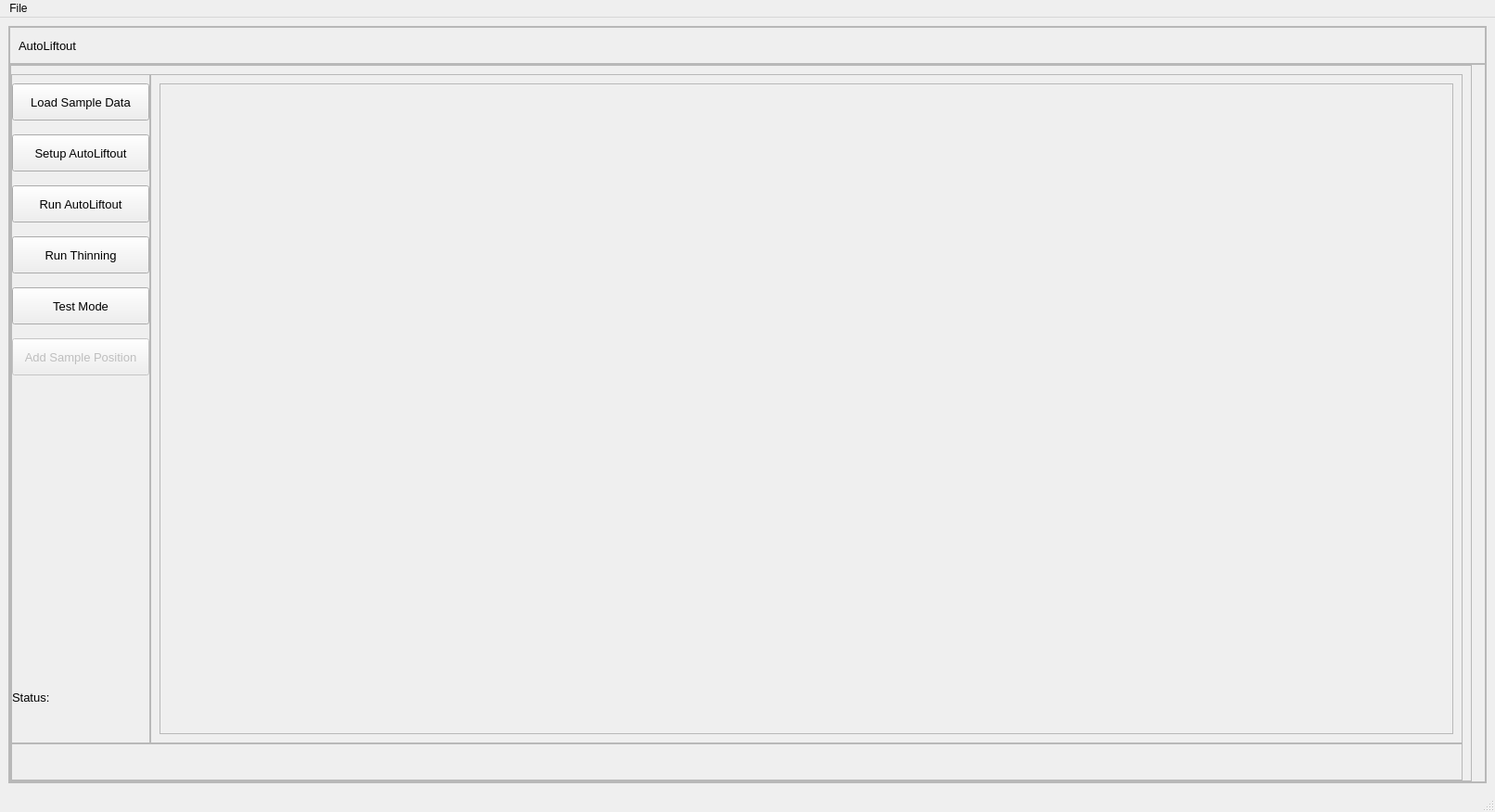
<?xml version="1.0" encoding="UTF-8"?>
<ui version="4.0">
 <class>MainWindow</class>
 <widget class="QMainWindow" name="MainWindow">
  <property name="geometry">
   <rect>
    <x>0</x>
    <y>0</y>
    <width>1612</width>
    <height>876</height>
   </rect>
  </property>
  <property name="minimumSize">
   <size>
    <width>0</width>
    <height>825</height>
   </size>
  </property>
  <property name="maximumSize">
   <size>
    <width>100000</width>
    <height>100000</height>
   </size>
  </property>
  <property name="windowTitle">
   <string>MainWindow</string>
  </property>
  <widget class="QWidget" name="centralwidget">
   <property name="minimumSize">
    <size>
     <width>0</width>
     <height>784</height>
    </size>
   </property>
   <property name="maximumSize">
    <size>
     <width>100000</width>
     <height>100000</height>
    </size>
   </property>
   <layout class="QGridLayout" name="gridLayout_6">
    <item row="0" column="0">
     <widget class="QFrame" name="Frame_Main">
      <property name="sizePolicy">
       <sizepolicy hsizetype="Expanding" vsizetype="Expanding">
        <horstretch>0</horstretch>
        <verstretch>0</verstretch>
       </sizepolicy>
      </property>
      <property name="minimumSize">
       <size>
        <width>0</width>
        <height>0</height>
       </size>
      </property>
      <property name="maximumSize">
       <size>
        <width>100000</width>
        <height>100000</height>
       </size>
      </property>
      <property name="font">
       <font>
        <pointsize>10</pointsize>
       </font>
      </property>
      <property name="frameShape">
       <enum>QFrame::StyledPanel</enum>
      </property>
      <property name="frameShadow">
       <enum>QFrame::Raised</enum>
      </property>
      <layout class="QGridLayout" name="gridLayout_4">
       <property name="leftMargin">
        <number>0</number>
       </property>
       <property name="topMargin">
        <number>0</number>
       </property>
       <property name="rightMargin">
        <number>0</number>
       </property>
       <property name="bottomMargin">
        <number>0</number>
       </property>
       <property name="spacing">
        <number>0</number>
       </property>
       <item row="1" column="0">
        <widget class="QFrame" name="frame_Images">
         <property name="font">
          <font>
           <pointsize>10</pointsize>
          </font>
         </property>
         <property name="frameShape">
          <enum>QFrame::StyledPanel</enum>
         </property>
         <property name="frameShadow">
          <enum>QFrame::Raised</enum>
         </property>
         <layout class="QHBoxLayout" name="horizontalLayout">
          <property name="leftMargin">
           <number>0</number>
          </property>
          <property name="topMargin">
           <number>0</number>
          </property>
          <property name="rightMargin">
           <number>0</number>
          </property>
          <property name="bottomMargin">
           <number>0</number>
          </property>
          <item>
           <widget class="QFrame" name="frame">
            <property name="sizePolicy">
             <sizepolicy hsizetype="Expanding" vsizetype="Expanding">
              <horstretch>0</horstretch>
              <verstretch>0</verstretch>
             </sizepolicy>
            </property>
            <property name="font">
             <font>
              <pointsize>10</pointsize>
             </font>
            </property>
            <property name="frameShape">
             <enum>QFrame::StyledPanel</enum>
            </property>
            <property name="frameShadow">
             <enum>QFrame::Raised</enum>
            </property>
            <layout class="QGridLayout" name="gridLayout_8">
             <property name="leftMargin">
              <number>0</number>
             </property>
             <property name="bottomMargin">
              <number>0</number>
             </property>
             <property name="spacing">
              <number>0</number>
             </property>
             <item row="0" column="0">
              <widget class="QFrame" name="frame_3">
               <property name="sizePolicy">
                <sizepolicy hsizetype="Preferred" vsizetype="Expanding">
                 <horstretch>0</horstretch>
                 <verstretch>0</verstretch>
                </sizepolicy>
               </property>
               <property name="minimumSize">
                <size>
                 <width>150</width>
                 <height>704</height>
                </size>
               </property>
               <property name="maximumSize">
                <size>
                 <width>150</width>
                 <height>100000</height>
                </size>
               </property>
               <property name="frameShape">
                <enum>QFrame::StyledPanel</enum>
               </property>
               <property name="frameShadow">
                <enum>QFrame::Raised</enum>
               </property>
               <layout class="QVBoxLayout" name="verticalLayout">
                <property name="spacing">
                 <number>15</number>
                </property>
                <property name="leftMargin">
                 <number>0</number>
                </property>
                <property name="rightMargin">
                 <number>0</number>
                </property>
                <item>
                 <widget class="QPushButton" name="pushButton_load_sample_data">
                  <property name="minimumSize">
                   <size>
                    <width>0</width>
                    <height>40</height>
                   </size>
                  </property>
                  <property name="text">
                   <string>Load Sample Data</string>
                  </property>
                 </widget>
                </item>
                <item>
                 <widget class="QPushButton" name="pushButton_initialise">
                  <property name="minimumSize">
                   <size>
                    <width>0</width>
                    <height>40</height>
                   </size>
                  </property>
                  <property name="text">
                   <string>Setup AutoLiftout</string>
                  </property>
                 </widget>
                </item>
                <item>
                 <widget class="QPushButton" name="pushButton_autoliftout">
                  <property name="minimumSize">
                   <size>
                    <width>0</width>
                    <height>40</height>
                   </size>
                  </property>
                  <property name="text">
                   <string>Run AutoLiftout</string>
                  </property>
                 </widget>
                </item>
                <item>
                 <widget class="QPushButton" name="pushButton_thinning">
                  <property name="minimumSize">
                   <size>
                    <width>0</width>
                    <height>40</height>
                   </size>
                  </property>
                  <property name="text">
                   <string>Run Thinning</string>
                  </property>
                 </widget>
                </item>
                <item>
                 <widget class="QPushButton" name="pushButton_test_popup">
                  <property name="minimumSize">
                   <size>
                    <width>0</width>
                    <height>40</height>
                   </size>
                  </property>
                  <property name="text">
                   <string>Test Mode</string>
                  </property>
                 </widget>
                </item>
                <item>
                 <widget class="QPushButton" name="pushButton_add_sample_position">
                  <property name="enabled">
                   <bool>false</bool>
                  </property>
                  <property name="minimumSize">
                   <size>
                    <width>0</width>
                    <height>40</height>
                   </size>
                  </property>
                  <property name="text">
                   <string>Add Sample Position</string>
                  </property>
                 </widget>
                </item>
                <item>
                 <spacer name="verticalSpacer">
                  <property name="orientation">
                   <enum>Qt::Vertical</enum>
                  </property>
                  <property name="sizeHint" stdset="0">
                   <size>
                    <width>20</width>
                    <height>40</height>
                   </size>
                  </property>
                 </spacer>
                </item>
                <item>
                 <widget class="QLabel" name="label_stage">
                  <property name="minimumSize">
                   <size>
                    <width>0</width>
                    <height>80</height>
                   </size>
                  </property>
                  <property name="maximumSize">
                   <size>
                    <width>150</width>
                    <height>16777215</height>
                   </size>
                  </property>
                  <property name="text">
                   <string>Status:</string>
                  </property>
                 </widget>
                </item>
               </layout>
              </widget>
             </item>
             <item row="0" column="2">
              <widget class="QFrame" name="frame_grid">
               <property name="sizePolicy">
                <sizepolicy hsizetype="Preferred" vsizetype="Expanding">
                 <horstretch>0</horstretch>
                 <verstretch>0</verstretch>
                </sizepolicy>
               </property>
               <property name="minimumSize">
                <size>
                 <width>0</width>
                 <height>0</height>
                </size>
               </property>
               <property name="maximumSize">
                <size>
                 <width>10000</width>
                 <height>1001</height>
                </size>
               </property>
               <property name="frameShape">
                <enum>QFrame::StyledPanel</enum>
               </property>
               <property name="frameShadow">
                <enum>QFrame::Raised</enum>
               </property>
               <layout class="QGridLayout" name="gridLayout_7">
                <item row="0" column="0">
                 <widget class="QScrollArea" name="scroll_area">
                  <property name="widgetResizable">
                   <bool>true</bool>
                  </property>
                  <widget class="QWidget" name="scrollAreaWidgetContents">
                   <property name="geometry">
                    <rect>
                     <x>0</x>
                     <y>0</y>
                     <width>1393</width>
                     <height>700</height>
                    </rect>
                   </property>
                  </widget>
                 </widget>
                </item>
               </layout>
              </widget>
             </item>
             <item row="1" column="0" colspan="3">
              <widget class="QFrame" name="frame_2">
               <property name="minimumSize">
                <size>
                 <width>0</width>
                 <height>40</height>
                </size>
               </property>
               <property name="maximumSize">
                <size>
                 <width>16777215</width>
                 <height>40</height>
                </size>
               </property>
               <property name="frameShape">
                <enum>QFrame::StyledPanel</enum>
               </property>
               <property name="frameShadow">
                <enum>QFrame::Raised</enum>
               </property>
               <layout class="QGridLayout" name="gridLayout_5">
                <property name="topMargin">
                 <number>0</number>
                </property>
                <property name="bottomMargin">
                 <number>0</number>
                </property>
                <item row="1" column="2">
                 <widget class="QLabel" name="label_status">
                  <property name="minimumSize">
                   <size>
                    <width>577</width>
                    <height>0</height>
                   </size>
                  </property>
                  <property name="maximumSize">
                   <size>
                    <width>16777215</width>
                    <height>16777215</height>
                   </size>
                  </property>
                  <property name="text">
                   <string/>
                  </property>
                 </widget>
                </item>
               </layout>
              </widget>
             </item>
             <item row="0" column="1">
              <spacer name="horizontalSpacer">
               <property name="orientation">
                <enum>Qt::Horizontal</enum>
               </property>
               <property name="sizeType">
                <enum>QSizePolicy::Maximum</enum>
               </property>
               <property name="sizeHint" stdset="0">
                <size>
                 <width>0</width>
                 <height>0</height>
                </size>
               </property>
              </spacer>
             </item>
            </layout>
           </widget>
          </item>
          <item>
           <widget class="QFrame" name="frame_SEM">
            <property name="sizePolicy">
             <sizepolicy hsizetype="Expanding" vsizetype="Expanding">
              <horstretch>0</horstretch>
              <verstretch>0</verstretch>
             </sizepolicy>
            </property>
            <property name="minimumSize">
             <size>
              <width>1</width>
              <height>1</height>
             </size>
            </property>
            <property name="maximumSize">
             <size>
              <width>1</width>
              <height>1</height>
             </size>
            </property>
            <property name="font">
             <font>
              <pointsize>10</pointsize>
             </font>
            </property>
            <property name="frameShape">
             <enum>QFrame::StyledPanel</enum>
            </property>
            <property name="frameShadow">
             <enum>QFrame::Raised</enum>
            </property>
            <property name="lineWidth">
             <number>0</number>
            </property>
            <layout class="QGridLayout" name="gridLayout">
             <property name="leftMargin">
              <number>0</number>
             </property>
             <property name="topMargin">
              <number>0</number>
             </property>
             <property name="rightMargin">
              <number>0</number>
             </property>
             <property name="bottomMargin">
              <number>0</number>
             </property>
             <property name="spacing">
              <number>0</number>
             </property>
             <item row="0" column="0">
              <widget class="QLabel" name="label_SEM">
               <property name="sizePolicy">
                <sizepolicy hsizetype="Expanding" vsizetype="Expanding">
                 <horstretch>0</horstretch>
                 <verstretch>0</verstretch>
                </sizepolicy>
               </property>
               <property name="minimumSize">
                <size>
                 <width>1</width>
                 <height>1</height>
                </size>
               </property>
               <property name="maximumSize">
                <size>
                 <width>1</width>
                 <height>1</height>
                </size>
               </property>
               <property name="font">
                <font>
                 <pointsize>10</pointsize>
                </font>
               </property>
               <property name="text">
                <string/>
               </property>
              </widget>
             </item>
            </layout>
           </widget>
          </item>
          <item>
           <widget class="QFrame" name="frame_FIB">
            <property name="sizePolicy">
             <sizepolicy hsizetype="Expanding" vsizetype="Expanding">
              <horstretch>0</horstretch>
              <verstretch>0</verstretch>
             </sizepolicy>
            </property>
            <property name="minimumSize">
             <size>
              <width>1</width>
              <height>1</height>
             </size>
            </property>
            <property name="maximumSize">
             <size>
              <width>1</width>
              <height>1</height>
             </size>
            </property>
            <property name="font">
             <font>
              <pointsize>10</pointsize>
             </font>
            </property>
            <property name="frameShape">
             <enum>QFrame::StyledPanel</enum>
            </property>
            <property name="frameShadow">
             <enum>QFrame::Raised</enum>
            </property>
            <layout class="QGridLayout" name="gridLayout_2">
             <property name="leftMargin">
              <number>0</number>
             </property>
             <property name="topMargin">
              <number>0</number>
             </property>
             <property name="rightMargin">
              <number>0</number>
             </property>
             <property name="bottomMargin">
              <number>0</number>
             </property>
             <item row="0" column="0">
              <widget class="QLabel" name="label_FIB">
               <property name="sizePolicy">
                <sizepolicy hsizetype="Expanding" vsizetype="Expanding">
                 <horstretch>0</horstretch>
                 <verstretch>0</verstretch>
                </sizepolicy>
               </property>
               <property name="minimumSize">
                <size>
                 <width>1</width>
                 <height>1</height>
                </size>
               </property>
               <property name="maximumSize">
                <size>
                 <width>1</width>
                 <height>1</height>
                </size>
               </property>
               <property name="font">
                <font>
                 <pointsize>10</pointsize>
                </font>
               </property>
               <property name="text">
                <string/>
               </property>
              </widget>
             </item>
            </layout>
           </widget>
          </item>
         </layout>
        </widget>
       </item>
       <item row="0" column="0">
        <widget class="QFrame" name="frame_header">
         <property name="minimumSize">
          <size>
           <width>0</width>
           <height>40</height>
          </size>
         </property>
         <property name="frameShape">
          <enum>QFrame::StyledPanel</enum>
         </property>
         <property name="frameShadow">
          <enum>QFrame::Raised</enum>
         </property>
         <layout class="QHBoxLayout" name="horizontalLayout_2">
          <item>
           <widget class="QLabel" name="label_title">
            <property name="text">
             <string>AutoLiftout</string>
            </property>
            <property name="textFormat">
             <enum>Qt::AutoText</enum>
            </property>
           </widget>
          </item>
         </layout>
        </widget>
       </item>
      </layout>
     </widget>
    </item>
   </layout>
  </widget>
  <widget class="QMenuBar" name="menubar">
   <property name="geometry">
    <rect>
     <x>0</x>
     <y>0</y>
     <width>1612</width>
     <height>21</height>
    </rect>
   </property>
   <widget class="QMenu" name="menuFile">
    <property name="title">
     <string>File</string>
    </property>
    <addaction name="actionLoad_Experiment"/>
    <addaction name="actionLoad_Configuration"/>
    <addaction name="actionMark_Sample_Position_Failed"/>
   </widget>
   <addaction name="menuFile"/>
  </widget>
  <widget class="QStatusBar" name="statusbar"/>
  <action name="actionLoad_Experiment">
   <property name="text">
    <string>Load Experiment</string>
   </property>
  </action>
  <action name="actionLoad_Configuration">
   <property name="text">
    <string>Load Configuration</string>
   </property>
  </action>
  <action name="actionMark_Sample_Position_Failed">
   <property name="text">
    <string>Mark Sample Position Failed</string>
   </property>
  </action>
 </widget>
 <resources/>
 <connections/>
</ui>
